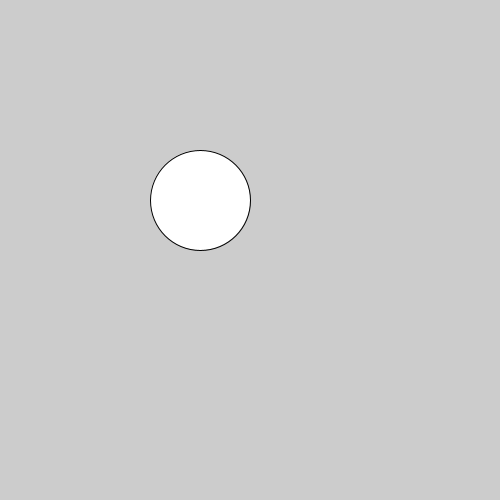
Frame 1 (no input)
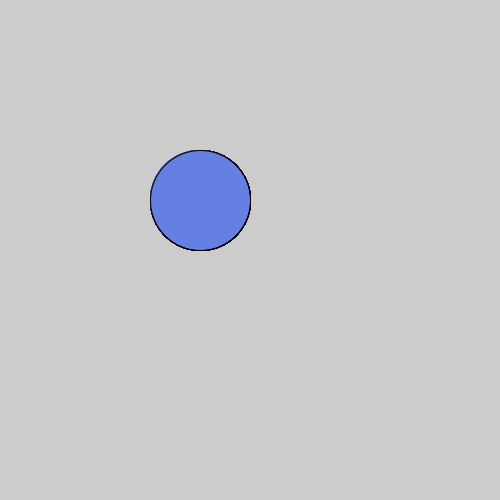
Frame 60 (the mouse pressed at the canvas centre just before this capture)
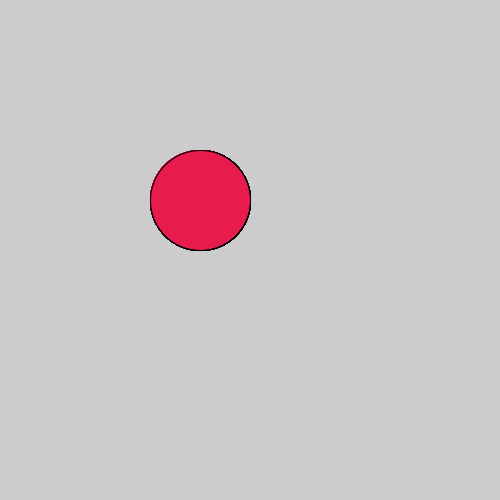
Frame 120 (the mouse held since frame 60 and released just before this capture)

The Processing sketch that drew these frames (run headless with seeded random() and noise(); from frame 60 on, the mouse is pressed at the canvas centre):

// Processing sketch: MouseClickColorChange
// ── MouseClickColorChange.pde
void setup(){size(500,500);}
void draw(){ellipse(200,200,100,100);
if(mousePressed){fill(#E81C4C);}
else{fill(#657FE3);}
}
